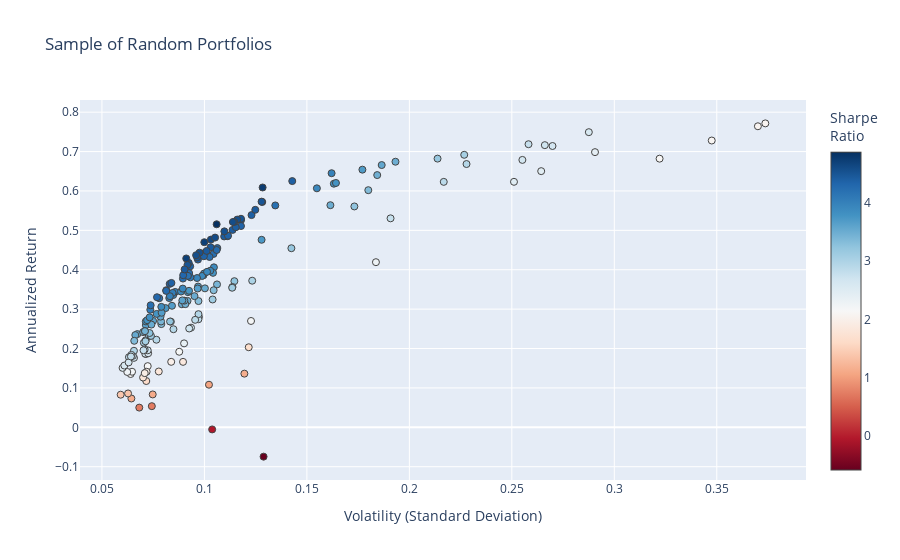

The notebook cell saved with this chart:
### Code cell
fig = go.Figure()
fig.add_trace(go.Scatter(
    x=mean_variance_pairs[:, 1]**0.5,
    y=mean_variance_pairs[:, 0],
    mode='markers',
    marker=dict(
        color=(mean_variance_pairs[:, 0])/(mean_variance_pairs[:, 1]**0.5),
        showscale=True, 
        size=7,
        line=dict(width=1),
        colorscale="RdBu",
        colorbar=dict(title="Sharpe<br>Ratio")
    ),
    hoverinfo='text',
    text=hover_texts
))

fig.update_layout(
    title='Sample of Random Portfolios',
    xaxis_title='Volatility (Standard Deviation)',
    yaxis_title='Annualized Return',
)

fig.show()

### Figure 1 — Plotly figure (JSON) as saved in the notebook; plotly's stock layout.template omitted (floating-point values rounded to 4 significant figures; data arrays with more than 128 entries replaced by an {"elided": "..."} marker saying what was removed)
{"data": [{"hoverinfo": "text", "marker": {"color": {"elided": "194 float values"}, "colorbar": {"title": {"text": "Sharpe<br>Ratio"}}, "colorscale": [[0, "rgb(103,0,31)"], [0.1, "rgb(178,24,43)"], [0.2, "rgb(214,96,77)"], [0.3, "rgb(244,165,130)"], [0.4, "rgb(253,219,199)"], [0.5, "rgb(247,247,247)"], [0.6, "rgb(209,229,240)"], [0.7, "rgb(146,197,222)"], [0.8, "rgb(67,147,195)"], [0.9, "rgb(33,102,172)"], [1, "rgb(5,48,97)"]], "line": {"width": 1}, "showscale": true, "size": 7}, "mode": "markers", "text": {"elided": "194 str values"}, "type": "scatter", "x": {"elided": "194 float values"}, "y": {"elided": "194 float values"}}], "layout": {"title": {"text": "Sample of Random Portfolios"}, "xaxis": {"title": {"text": "Volatility (Standard Deviation)"}}, "yaxis": {"title": {"text": "Annualized Return"}}}}
